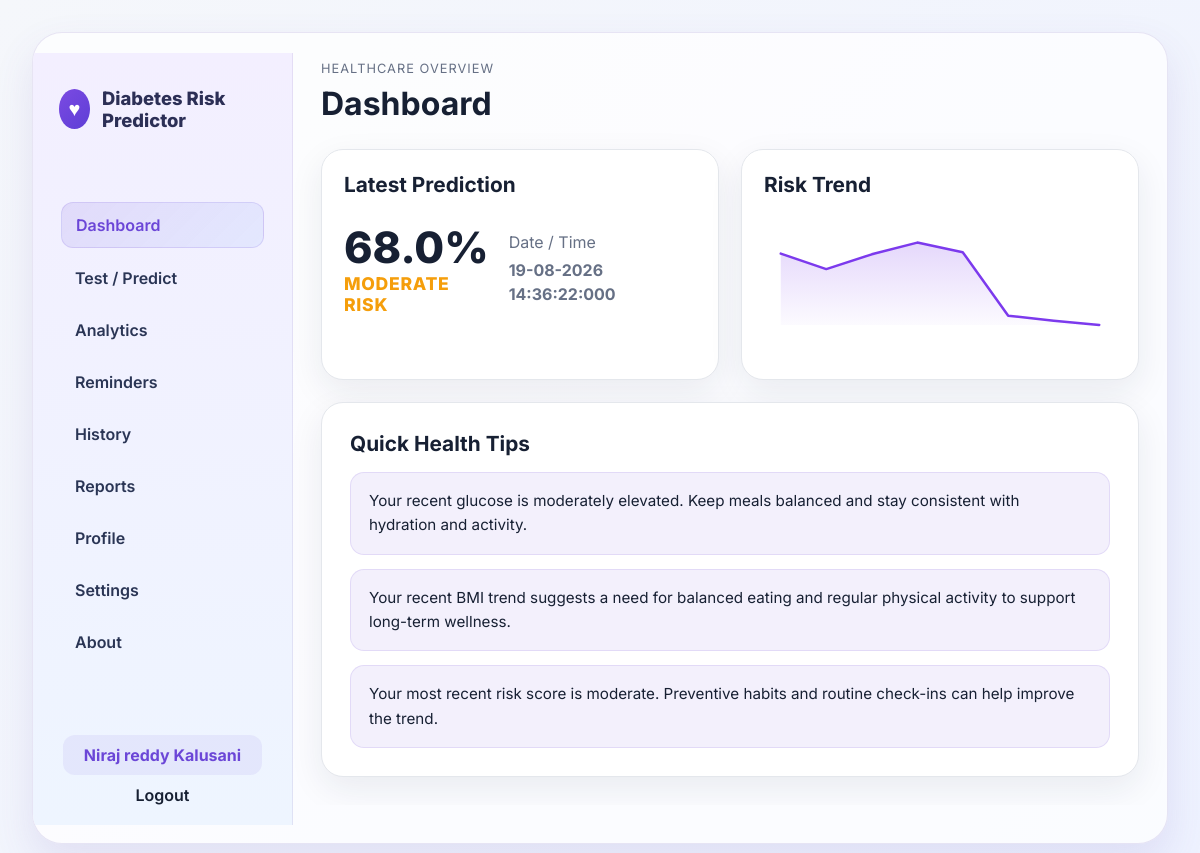
/dashboard (signed in), run on the app's committed database.
### tables this page shows
CREATE TABLE users (
            id INTEGER PRIMARY KEY AUTOINCREMENT,
            full_name TEXT NOT NULL,
            email TEXT NOT NULL UNIQUE,
            password_hash TEXT NOT NULL,
            created_at TEXT NOT NULL DEFAULT CURRENT_TIMESTAMP
        , gender TEXT, age INTEGER, height_cm REAL, weight_kg REAL, role TEXT NOT NULL DEFAULT 'patient', theme TEXT NOT NULL DEFAULT 'light', notifications_enabled INTEGER NOT NULL DEFAULT 1, reminders_enabled INTEGER NOT NULL DEFAULT 1, last_login TEXT);

CREATE TABLE predictions (
            id INTEGER PRIMARY KEY AUTOINCREMENT,
            user_id INTEGER NOT NULL,
            created_at TEXT NOT NULL DEFAULT CURRENT_TIMESTAMP,
            glucose REAL NOT NULL,
            blood_pressure REAL NOT NULL,
            bmi REAL NOT NULL,
            age INTEGER NOT NULL,
            insulin REAL NOT NULL,
            risk_score REAL NOT NULL,
            risk_category TEXT NOT NULL,
            remarks TEXT,
            FOREIGN KEY(user_id) REFERENCES users(id)
        );

### backend/auth.py (the view)
    def wrapped(*args, **kwargs):
        if 'user_id' not in session:
            return redirect(url_for('login'))
        return view(*args, **kwargs)

### app.py (called while the page is built)
def _parse_display_datetime(value):
    if not value:
        return None
    text = str(value).strip()
    candidates = (
        text,
        text.replace('Z', '+00:00'),
        text[:26],
        text[:19],
        text[:10],
    )
    for candidate in candidates:
        for fmt in (
            '%Y-%m-%dT%H:%M:%S.%f',
            '%Y-%m-%dT%H:%M:%S',
            '%Y-%m-%d %H:%M:%S.%f',
            '%Y-%m-%d %H:%M:%S',
            '%Y-%m-%d',
        ):
            try:
                return datetime.strptime(candidate, fmt)
            except Exception:
                continue
        try:
            return datetime.fromisoformat(candidate.replace('Z', '+00:00')).replace(tzinfo=None)
        except Exception:
            continue
    return None

def format_display_datetime(value):
    parsed = _parse_display_datetime(value)
    if not parsed:
        return str(value or '')
    return parsed.strftime('%d-%m-%Y %H:%M:%S:%f')[:-3]

@app.context_processor
def inject_base_context():
    user_id = session.get('user_id')
    user = get_user(user_id) if user_id is not None else None
    user_reminders = []
    reminder_count = 0
    if user_id is not None:
        reminder_rows = get_db().execute(
            'SELECT * FROM reminders WHERE user_id = ? ORDER BY date ASC, time ASC LIMIT 5',
            (user_id,),
        ).fetchall()
        user_reminders = [dict(row) for row in reminder_rows]
        reminder_count = len(user_reminders)
    active_theme = get_active_theme(user)
    return {
        'user': user,
        'current_user': user,
        'active_theme': active_theme,
        'header_reminders': user_reminders,
        'header_reminder_count': reminder_count,
    }

### backend/auth.py (called while the page is built)
def normalize_theme(value):
    theme = str(value or 'light').strip().lower()
    return theme if theme in ALLOWED_THEMES else 'light'

def login_required(view):
    def wrapped(*args, **kwargs):
        if 'user_id' not in session:
            return redirect(url_for('login'))
        return view(*args, **kwargs)
    wrapped.__name__ = view.__name__
    return wrapped

def get_user(user_id):
    row = get_db().execute('SELECT * FROM users WHERE id = ?', (user_id,)).fetchone()
    if not row:
        return None
    user = dict(row)
    user['theme'] = normalize_theme(user.get('theme'))
    return user

def get_active_theme(user=None):
    if user and isinstance(user, dict):
        return normalize_theme(user.get('theme'))
    return 'light'

### templates/dashboard.html (shortened to what this page needs)
{% extends 'base.html' %}
{% block page_title %}Dashboard{% endblock %}
{% block content %}
<div class="dashboard-grid">
  <section class="panel card-surface">
    <div class="card-header">
      <h3>Latest Prediction</h3>
    </div>
    {% if latest %}
      <div class="latest-score-box">
        <div class="score-wrap">
          <div class="score-number">{{ latest.risk_score|round(0) }}%</div>
          <div class="score-label" style="color: {{ latest.risk_category|replace('LOW RISK', '#16a34a')|replace('MODERATE RISK', '#f59e0b')|replace('HIGH RISK', '#dc2626') }};">{{ latest.risk_category }}</div>
        </div>
        <div class="meta-row">
          <span>Date / Time</span>
          <strong>{{ latest.created_at|display_datetime }}</strong>
        </div>
      </div>
    {% else %}
      <div class="empty-state">No predictions yet.</div>
    {% endif %}
  </section>
  <section class="panel card-surface">
    <div class="card-header">
      <h3>Risk Trend</h3>
    </div>
    {% if predictions %}
      {{ trend_svg|safe }}
    {% else %}
      <div class="empty-state">No risk trend available yet.</div>
    {% endif %}
  </section>
  <section class="panel card-surface full-span quick-health-tips-panel">
    <div class="card-header">
      <h3>Quick Health Tips</h3>
    </div>
    <div class="tips-content">
      {% if quick_tips %}
        {% for tip in quick_tips %}
          <div class="tip-card">{{ tip }}</div>
        {% endfor %}
      {% else %}
        <div class="tip-card">Start with a balanced routine: maintain regular meals, hydration, and daily movement.</div>
      {% endif %}
    </div>
  </section>
</div>
{% endblock %}

### templates/base.html (shortened to what this page needs)
<!DOCTYPE html>
<html lang="en">
  <head>
    <link rel="stylesheet" href="{{ url_for('static', filename='css/styles.css') }}" />
  </head>
  <body class="app-body {% block body_class %}{% endblock %}" data-theme="{{ active_theme or 'light' }}">
    {% if session.get('user_id') %}
      <div class="app-shell">
        <aside class="sidebar">
          <div class="brand-block">
            <div class="brand-mark">♥</div>
            <div>
              <div class="brand-name">Diabetes Risk Predictor</div>
            </div>
          </div>
          <nav class="nav-menu">
            <a href="{{ url_for('dashboard') }}" class="nav-link {% if request.path == '/dashboard' %}active{% endif %}">Dashboard</a>
            <a href="{{ url_for('predict') }}" class="nav-link {% if request.path == '/predict' %}active{% endif %}">Test / Predict</a>
            <a href="{{ url_for('analytics') }}" class="nav-link {% if request.path == '/analytics' %}active{% endif %}">Analytics</a>
            <a href="{{ url_for('reminders') }}" class="nav-link {% if request.path.startswith('/reminders') %}active{% endif %}">Reminders</a>
            <a href="{{ url_for('history') }}" class="nav-link {% if request.path.startswith('/history') %}active{% endif %}">History</a>
            <a href="{{ url_for('reports') }}" class="nav-link {% if request.path.startswith('/reports') or request.path.startswith('/export') %}active{% endif %}">Reports</a>
            <a href="{{ url_for('profile') }}" class="nav-link {% if request.path.startswith('/profile') %}active{% endif %}">Profile</a>
            <a href="{{ url_for('settings') }}" class="nav-link {% if request.path.startswith('/settings') %}active{% endif %}">Settings</a>
            <a href="{{ url_for('about') }}" class="nav-link {% if request.path == '/about' %}active{% endif %}">About</a>
          </nav>
          <div class="sidebar-footer">
            <div class="user-chip">{{ session.get('user_name', 'User') }}</div>
            <a href="{{ url_for('logout') }}" class="logout-link">Logout</a>
          </div>
        </aside>
        <main class="main-panel">
          <header class="topbar">
            <div>
              <p class="eyebrow">Healthcare overview</p>
              <h1>{% block page_title %}Dashboard{% endblock %}</h1>
            </div>
          </header>
          {% block content %}{% endblock %}
        </main>
      </div>
    {% else %}
      {% block auth_content %}{% endblock %}
    {% endif %}
  </body>
</html>

### static/css/styles.css (style rules this page uses)
:root { --bg: #f4f1fb; --bg-1: #f4f1fb; --bg-2: #eef3ff; --bg-page: #f5f7fb; --bg-page-2: #eef2ff; --panel: #ffffff; --panel-soft: #f7f5ff; --card-bg: #ffffff; --input-bg: #ffffff; --primary: #6b46d7; --primary-strong: #5437c5; --secondary: #3c8dff; --text: #1f2a44; --muted: #667085; --border: #e5e7eb; --success: #16a34a; --warning: #f59e0b; --danger: #dc2626; --shadow: 0 18px 40px rgba(102, 76, 172, 0.12); }
* { box-sizing: border-box; }
body { margin: 0; font-family: 'Inter', sans-serif; background: linear-gradient(135deg, var(--bg), var(--bg-2)); color: var(--text); }
.app-body { min-height: 100vh; padding: 32px; overflow-x: hidden; overflow-y: auto; box-sizing: border-box; }
.app-shell { display: grid; grid-template-columns: 260px 1fr; min-height: calc(100vh - 64px); background: rgba(255,255,255,0.72); border: 1px solid rgba(135, 119, 196, 0.18); border-radius: 30px; overflow: hidden; box-shadow: var(--shadow); position: relative; }
.sidebar { position: sticky; top: 20px; height: calc(100vh - 104px); background: linear-gradient(180deg, #f3efff, #eef5ff); border-right: 1px solid rgba(114, 95, 170, 0.12); display: flex; flex-direction: column; justify-content: space-between; padding: 28px 18px 20px; overflow-y: auto; }
.brand-block { display: flex; align-items: center; gap: 12px; padding: 6px 8px 18px; }
.brand-mark { width: 40px; height: 40px; border-radius: 50%; display: grid; place-items: center; background: linear-gradient(135deg, #7b4ae2, #5e3ed6); color: white; font-size: 20px; }
.brand-name { font-size: 1.15rem; font-weight: 800; color: #2c2f56; }
.nav-menu { display: grid; gap: 8px; padding: 0 10px; }
.nav-link { display: block; padding: 12px 14px; border-radius: 12px; color: #2a3555; text-decoration: none; font-weight: 600; }
.nav-link.active { background: linear-gradient(135deg, rgba(107,70,215,0.12), rgba(59,130,246,0.08)); color: var(--primary); border: 1px solid rgba(107,70,215,0.15); }
.sidebar-footer { padding: 18px 12px 0; }
.user-chip { background: rgba(107,70,215,0.08); color: var(--primary); border-radius: 12px; padding: 10px 12px; text-align: center; font-weight: 700; }
.logout-link { display: block; text-align: center; margin-top: 10px; color: var(--text); text-decoration: none; font-weight: 600; }
.main-panel { padding: 28px; min-width: 0; overflow-y: auto; height: calc(100vh - 104px); }
.topbar { display: flex; justify-content: space-between; align-items: center; gap: 16px; margin-bottom: 26px; }
.eyebrow { margin: 0 0 8px; color: var(--muted); font-size: 0.8rem; text-transform: uppercase; letter-spacing: 0.08em; }
.topbar h1 { margin: 0; font-size: 2rem; }
.card-surface { background: rgba(255,255,255,0.95); border: 1px solid rgba(40, 46, 87, 0.08); box-shadow: 0 18px 36px rgba(84, 96, 130, 0.08); border-radius: 22px; }
.dashboard-grid { display: grid; grid-template-columns: repeat(2, minmax(260px,1fr)); gap: 22px; }
.panel { padding: 22px; }
.full-span { grid-column: 1 / -1; }
.card-header { display: flex; justify-content: space-between; align-items: center; margin-bottom: 16px; }
.card-header h3 { margin: 0; font-size: 1.3rem; }
.latest-score-box { display: flex; justify-content: space-between; align-items: center; gap: 20px; padding: 8px 0; }
.score-number { font-size: clamp(2.7rem, 3vw, 4rem); font-weight: 800; color: var(--text); }
.score-label { font-size: 1.1rem; font-weight: 800; letter-spacing: 0.04em; }
.meta-row { display: flex; flex-direction: column; gap: 4px; color: var(--muted); line-height: 1.5; }
.quick-health-tips-panel { padding: 28px; }
.tips-content { display: grid; grid-template-columns: 1fr; gap: 14px; }
.tip-card { background: rgba(107,70,215,0.08); border: 1px solid rgba(107,70,215,0.12); border-radius: 14px; padding: 16px 18px; color: var(--text); line-height: 1.6; font-size: 0.95rem; }
:root { --bg-page: #f5f7fb; --bg-page-2: #eef2ff; --panel: #ffffff; --panel-soft: #f8f9fd; --text: #172033; --muted: #667085; --border: #e4e7ec; --shadow-soft: 0 12px 34px rgba(31, 42, 68, .08); }
body.app-body { background: linear-gradient(135deg, var(--bg-page), var(--bg-page-2)); color: var(--text); transition: background .25s ease, color .25s ease; }
.card-surface { background: var(--panel); border-color: var(--border); box-shadow: var(--shadow-soft); }
.full-span { grid-column:1/-1; }

### data on the page
users: get "Niraj reddy Kalusani"
predictions: risk_score "68.0", risk_category "MODERATE RISK", created_at|display_datetime "19-08-2026 14:36:22:000"

### other printed values
{{ tip }} "Your recent glucose is moderately elevated. Keep meals balanced and stay consistent with hydration and activity." "Your recent BMI trend suggests a need for balanced eating and regular physical activity to support long-term wellness." "Your most recent risk score is moderate. Preventive habits and routine check-ins can help improve the trend."
